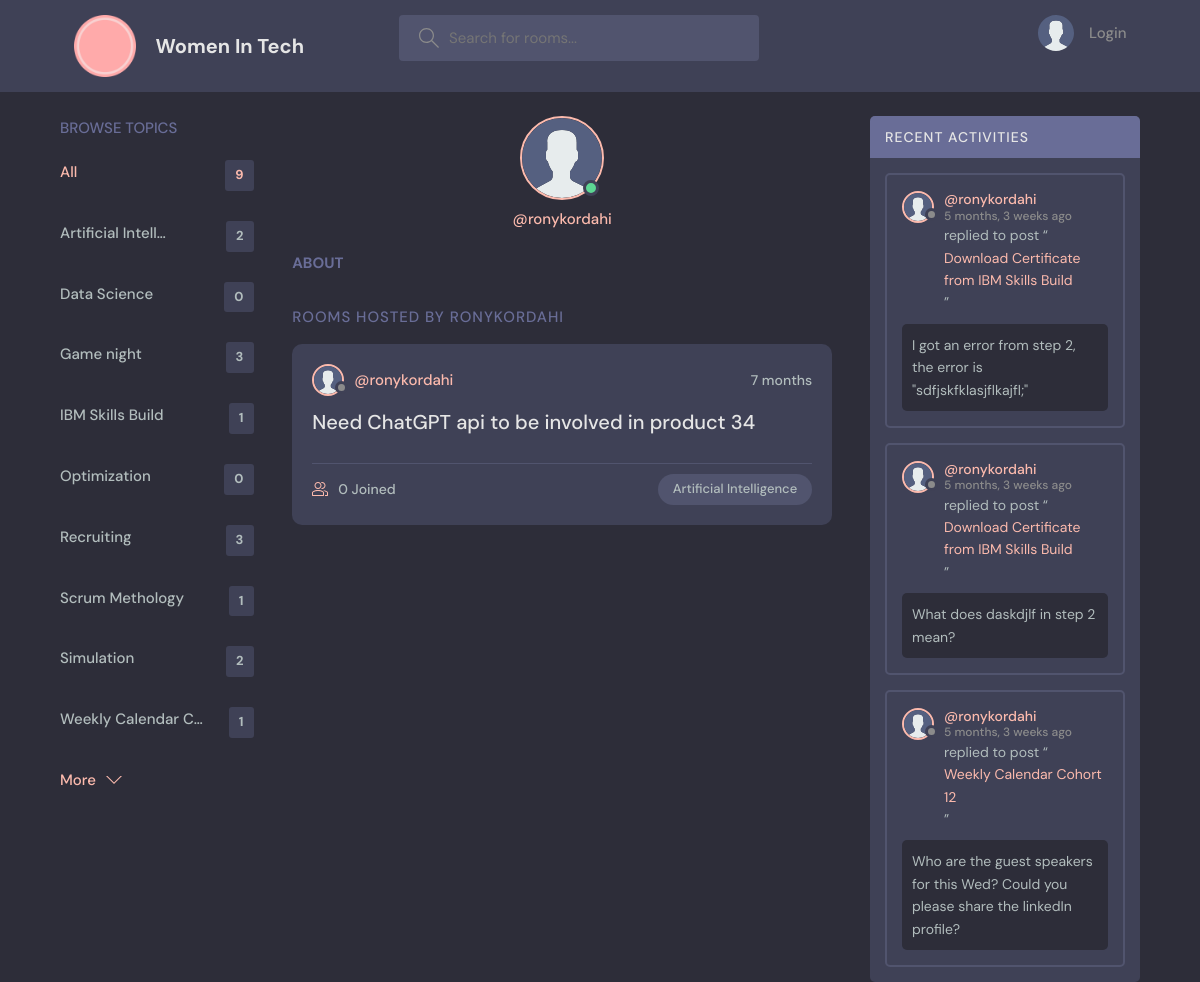
Screenshot of /profile/18/ with the database file from the repository.
### base/models.py (models this page shows, shortened)
class Topic(models.Model):
    name = models.CharField(max_length=200)
    class Meta:
        ordering = ['name']

class Room(models.Model):
    host = models.ForeignKey(User, on_delete=models.SET_NULL, null=True)
    topic = models.ForeignKey(
        Topic, on_delete=models.SET_NULL, null=True)
    name = models.CharField(max_length=200)
    description = models.TextField(null=True, blank=True)
    participants = models.ManyToManyField(
        User, related_name="participants", blank=True)
    updated = models.DateTimeField(auto_now=True)
    created = models.DateTimeField(auto_now_add=True)
    class Meta:
        ordering = ['-updated', '-created']
    def __str__(self):
        return self.name

class Message(models.Model):
    user = models.ForeignKey(User, on_delete=models.CASCADE)
    room = models.ForeignKey(Room, on_delete=models.CASCADE)
    body = models.TextField()
    updated = models.DateTimeField(auto_now=True)
    created = models.DateTimeField(auto_now_add=True)
    class Meta:
        ordering = ['-updated', '-created']

### base/views.py (the view)
# urls.py: path('profile/<str:pk>/', views.userProfile, name='user-profile'),
def userProfile(request, pk):
    user = User.objects.get(id=pk)
    rooms = user.room_set.all()
    room_messages = user.message_set.all()
    topics = Topic.objects.all()
    context = {"user": user, "rooms": rooms,
               "room_messages": room_messages, "topics": topics}
    return render(request, "base/profile.html", context)

### base/templates/base/profile.html (shortened to what this page needs)
{% extends 'main.html' %}
{% block content %}
{% load static %}
<main class="profile-page layout layout--3">
    <div class="container">
        {% include 'base/topics_component.html' %}
        <div class="roomList">
            <div class="profile">
                <div class="profile__avatar">
                    <div class="avatar avatar--large active">
                        <img src="{% static 'images/avatar.svg' %}" />
                    </div>
                </div>
                <div class="profile__info">
                    <p>@{{user.username}}</p>
                </div>
                <div class="profile__about">
                    <h3>About</h3>
                </div>
            </div>
            <div class="roomList__header">
                <div>
                    <h2> Rooms Hosted by {{user.username}}</a>
                    </h2>
                </div>
            </div>
            {% include 'base/feed_component.html' %}
        </div>
        {% include 'base/activity_component.html' %}
    </div>
</main>
{% endblock content %}

### base/templates/base/topics_component.html
<div class="topics">
    <div class="topics__header">
        <h2>Browse Topics</h2>
    </div>
    <ul class="topics__list">
        <li>
            <a href="{% url 'home' %}" class="active">All <span>{{topics.count}}</span></a>
        </li>
        {% for topic in topics %}
        <li>
            <a href="{% url 'home' %}?q={{topic.name}}">
                {{ topic.name | truncatechars:18 }}
                <span>{{topic.room_set.all.count}}</span></a>
        </li>
        {% endfor %}
    </ul>
    <a class="btn btn--link" href="topics.html">
        More
        <svg version="1.1" xmlns="http://www.w3.org/2000/svg" width="32" height="32" viewBox="0 0 32 32">
            <title>chevron-down</title>
            <path d="M16 21l-13-13h-3l16 16 16-16h-3l-13 13z"></path>
        </svg>
    </a>
</div>

### base/templates/base/feed_component.html (shortened to what this page needs)
{% for room in rooms %}
{% load static %}
<div class="roomListRoom">
    <div class="roomListRoom__header">
        <a href="{% url 'user-profile' room.host.id %}" class="roomListRoom__author">
            <div class="avatar avatar--small">
                <img src="{% static 'images/avatar.svg' %}" />
            </div>
            <span>@{{room.host.username}}</span>
        </a>
        <div class="roomListRoom__actions">
            <span>{{room.created|timesince}}</span>
        </div>
    </div>
    <div class="roomListRoom__content">
        <a href="{% url 'room' room.id%}">{{room.name}}</a>
    </div>
    <div class="roomListRoom__meta">
        <a href="{% url 'room' room.id%}" class="roomListRoom__joined">
            {{room.participants.all.count}} Joined
        </a>
        <p class="roomListRoom__topic">{{room.topic.name}}</p>
    </div>
</div>
{% endfor %}

### base/templates/base/activity_component.html (shortened to what this page needs)
{% load static %}
<div class="activities">
    <div class="activities__header">
        <h2>Recent Activities</h2>
    </div>
    {% for message in room_messages %}
    <div class="activities__box">
        <div class="activities__boxHeader roomListRoom__header">
            <a href="{% url 'user-profile' message.user.id %}" class="roomListRoom__author">
                <div class="avatar avatar--small">
                    <img src="{% static 'images/avatar.svg' %}" />
                </div>
                <p>
                    @{{message.user}}
                    <span>{{message.created|timesince}} ago</span>
                </p>
            </a>
        </div>
        <div class="activities__boxContent">
            <p>replied to post “<a href="{% url 'room' message.room.id %}">{{message.room}}</a>”</p>
            <div class="activities__boxRoomContent">
                {{message.body}}
            </div>
        </div>
    </div>
    {% endfor %}
</div>

### rows the page displays
Topic: name "Artificial Intell…", room_set.all.count "2"
Topic: name "Data Science", room_set.all.count "0"
Topic: name "Game night", room_set.all.count "3"
Topic: name "IBM Skills Build", room_set.all.count "1"
Topic: name "Optimization", room_set.all.count "0"
Topic: name "Recruiting", room_set.all.count "3"
Topic: name "Scrum Methology", room_set.all.count "1"
Topic: name "Simulation", room_set.all.count "2"
Topic: name "Weekly Calendar C…", room_set.all.count "1"
Room: host.username "ronykordahi", created "7 months", name "Need ChatGPT api to be involved in product 34", participants.all.count "0", topic.name "Artificial Intelligence"
Message: user "ronykordahi", created "5 months, 3 weeks", room "Download Certificate from IBM Skills Build", body "I got an error from step 2, the error is \"sdfjskfklasjflkajfl;\""
Message: user "ronykordahi", created "5 months, 3 weeks", room "Download Certificate from IBM Skills Build", body "What does daskdjlf in step 2 mean?"
Message: user "ronykordahi", created "5 months, 3 weeks", room "Weekly Calendar Cohort 12", body "Who are the guest speakers for this Wed? Could you please share the linkedIn profile?"

### other values shown
{{ topics.count }} "9"
{{ user.username }} "ronykordahi"
{{ user.username }} "RONYKORDAHI"
